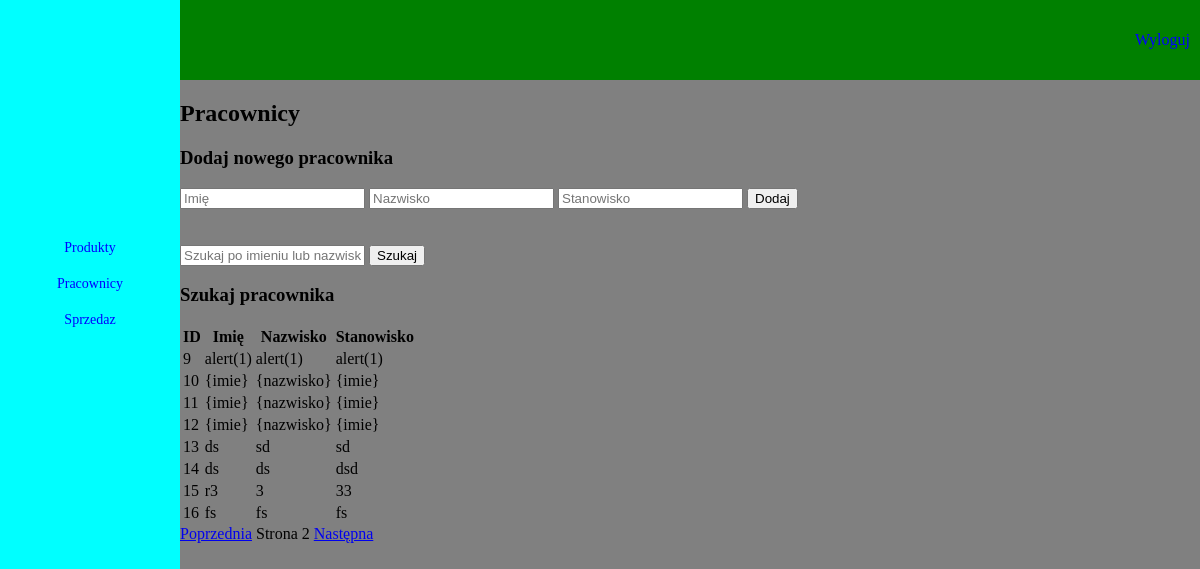
Screenshot of /dashboard/pracownicy?page=2&search= (signed in) with the database file from the repository.
### tables this page shows
CREATE TABLE pracownicy (
    id INTEGER PRIMARY KEY AUTOINCREMENT,
    imie TEXT NOT NULL,
    nazwisko TEXT NOT NULL,
    stanowisko TEXT NOT NULL
);

### niezabezpieczona_aplikacja/views/pracownicy.py (the view)
@pracownicy_bp.route('/pracownicy', methods=['GET', 'POST'])
def pracownicy():
    if 'user_id' not in session:
        return redirect(url_for('login.login'))
    search_query = request.args.get('search', '')
    page = int(request.args.get('page', 1))
    pracownicy = get_pracownicy(search_query, per_page=8, page=page)
    if request.method == 'POST':
        imie = request.form['imie']
        nazwisko = request.form['nazwisko']
        stanowisko = request.form['stanowisko']
        add_pracownik(imie, nazwisko, stanowisko)
        return redirect(url_for('pracownicy.pracownicy', page=page, search=search_query))
    return render_template(
        'pracownicy.html',
        pracownicy=pracownicy,
        search_query=search_query,
        page=page,
        per_page=8
    )

### niezabezpieczona_aplikacja/views/pracownicy.py (called while the page is built)
def get_db_connection():
    conn = sqlite3.connect(db_path)
    conn.row_factory = sqlite3.Row
    return conn

def get_pracownicy(search_query=None, per_page=8, page=1):
    offset = (page - 1) * per_page
    conn = get_db_connection()
    cursor = conn.cursor()
    query = "SELECT * FROM pracownicy"
    if search_query:
        query += f" WHERE imie LIKE '%{search_query}%' OR nazwisko LIKE '%{search_query}%'"
    query += f" LIMIT {per_page} OFFSET {offset}"
    cursor.execute(query)
    results = cursor.fetchall()
    conn.close()
    return results

### niezabezpieczona_aplikacja/templates/pracownicy.html (shortened to what this page needs)
<!DOCTYPE html>
<html lang="pl">
  <head>
    <link rel="stylesheet" type="text/css" href="{{ url_for('static', filename='css/dashboard_main.css') }}" />
  </head>
  <body>
    <div id="top_menu">
      <a href="{{ url_for('logout.logout') }}">Wyloguj</a>
    </div>
    <div id="content">
      <h2>Pracownicy</h2>
      <form method="POST">
        <h3>Dodaj nowego pracownika</h3>
        <input type="text" name="imie" placeholder="Imię" required />
        <input type="text" name="nazwisko" placeholder="Nazwisko" required />
        <input type="text" name="stanowisko" placeholder="Stanowisko" required />
        <button type="submit">Dodaj</button>
      </form>
<br>
<br>
      <form method="GET" action="{{ url_for('pracownicy.pracownicy') }}">
<input type="text" name="search" placeholder="Szukaj po imieniu lub nazwisku" value="{{ search_query | safe }}" />
        <button type="submit">Szukaj</button>
      </form>
 <h3>Szukaj pracownika</h3>
      <table>
        <thead>
          <tr>
            <th>ID</th>
            <th>Imię</th>
            <th>Nazwisko</th>
            <th>Stanowisko</th>
          </tr>
        </thead>
        <tbody>
          {% for pracownik in pracownicy %}
            <tr>
              <td>{{ pracownik[0] }}</td>
              <td>{{ pracownik[1] }}</td>
              <td>{{ pracownik[2] }}</td>
              <td>{{ pracownik[3] }}</td>
            </tr>
          {% endfor %}
        </tbody>
      </table>
      <div id="pagination">
        {% if page > 1 %}
          <a href="{{ url_for('pracownicy.pracownicy', page=page-1, search=search_query) }}">Poprzednia</a>
        {% endif %}
        <span>Strona {{ page }}</span>
        {% if pracownicy|length == per_page %}
          <a href="{{ url_for('pracownicy.pracownicy', page=page+1, search=search_query) }}">Następna</a>
        {% endif %}
      </div>
    </div>
    <div id="left_menu">
<a href="{{ url_for('produkty.produkty') }}">Produkty</a>
<a href="{{ url_for('pracownicy.pracownicy') }}">Pracownicy</a>
<a href="{{ url_for('sprzedaz.sprzedaz') }}">Sprzedaz</a>
    </div>
  </body>
</html>

### niezabezpieczona_aplikacja/static/css/dashboard_main.css (style rules this page uses)
body { background-color: grey; margin: 0; padding: 0; }
#top_menu { background-color: green; width: 85%; height: 10vh; display: block; float: right; }
#top_menu a { float: right; display: block; text-align: center; margin-left: 10px; margin-right: 10px; text-decoration: none; color: blue; font-family: Georgia, "Times New Roman", Times, serif; font-weight: 200; height: 100%; display: flex; align-items: center; justify-content: center; }
#left_menu { background-color: aqua; width: 15%; position: absolute; top: 0; left: 0; right: 0; bottom: 0; padding-top: 30vh; }
#left_menu a { float: center; display: block; text-decoration: none; color: blue; font-family: Georgia, "Times New Roman", Times, serif; font-size: 14px; width: 100%; border: 1px; border-color: black; display: flex; align-items: center; justify-content: center; margin-bottom: 20px; }
#content { float: right; width: 85%; height: 100hv; }

### rows the page displays
pracownicy: id "9", imie "alert(1)", nazwisko "alert(1)", stanowisko "alert(1)"
pracownicy: id "10", imie "{imie}", nazwisko "{nazwisko}", stanowisko "{imie}"
pracownicy: id "11", imie "{imie}", nazwisko "{nazwisko}", stanowisko "{imie}"
pracownicy: id "12", imie "{imie}", nazwisko "{nazwisko}", stanowisko "{imie}"
pracownicy: id "13", imie "ds", nazwisko "sd", stanowisko "sd"
pracownicy: id "14", imie "ds", nazwisko "ds", stanowisko "dsd"
pracownicy: id "15", imie "r3", nazwisko "3", stanowisko "33"
pracownicy: id "16", imie "fs", nazwisko "fs", stanowisko "fs"

### other values shown
{{ page }} "2"
